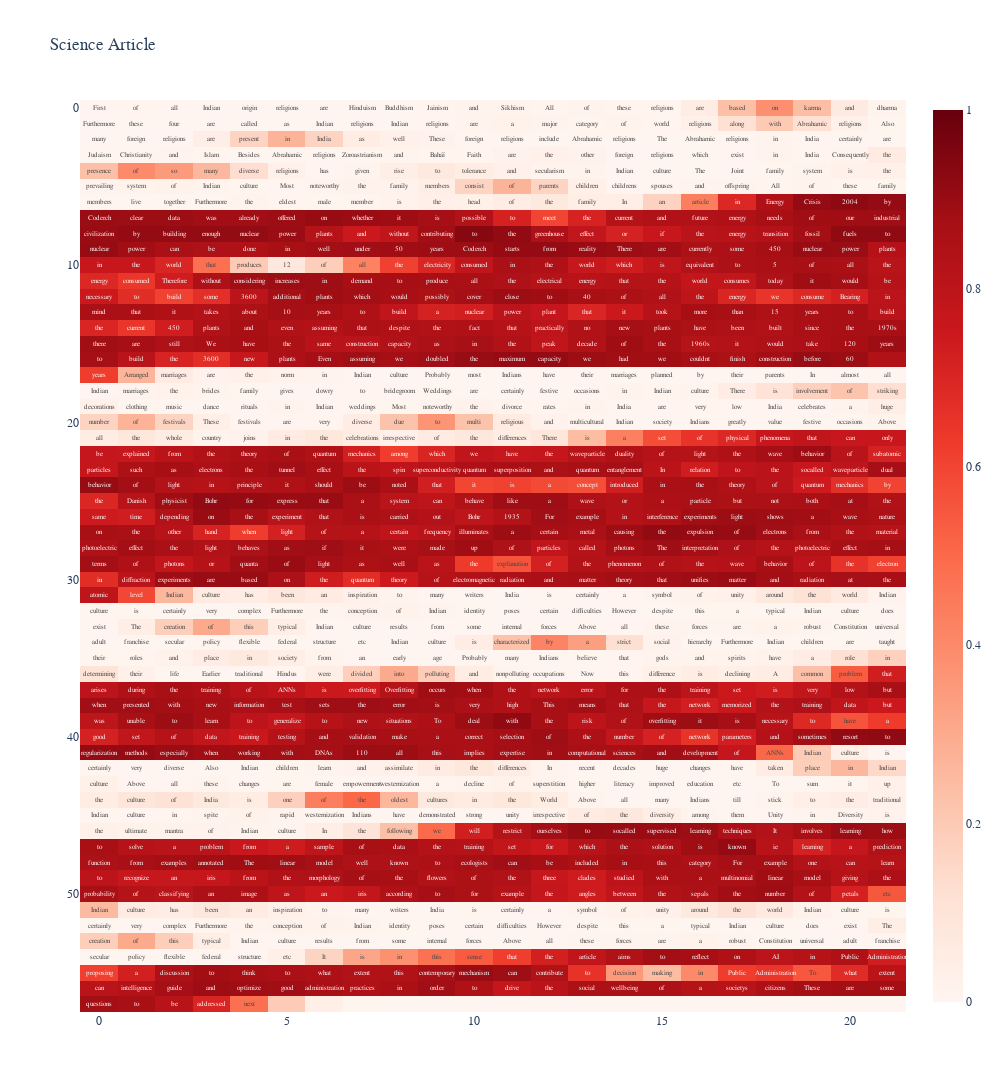

Notebook code for this chart:
### Markdown cell above
- Below this point, there are 5 ways to visualise/view the Results
- The ways are:
    - Suspicious Document Heatmap:
        - Entire Document broken into block of words
        - Plagiarised portions highlighted in varying shades of red
        - Hover over any Plagiarised Portion to reveal Original Source Document
    - Suspicious Document Textbox:
        - View entire Document
        - Two buttons Highlight and Exit
        - Click on Highlight to highlight plagiarised portions in Red
    - Pie Chart 1:
        - Displays Overall percentages of Plagiarism
    - Pie Chart 2:
        - Detailed Percentages of Plagiarism from each source
    - Table:
        - Table to display all details of Pie Chart 2 in tabular format (and a seperate one to view Suspicious Document)
        - Contains a column 'Source Language' to display language of Source Document
        - Has Clickable Link in 'Source' column which opens that Document in a seperate tab

### Code cell
# Show heatmap
fig.show()

### Figure 1 — Plotly figure (JSON) as saved in the notebook; plotly's stock layout.template omitted (floating-point values rounded to 4 significant figures; data arrays with more than 128 entries replaced by an {"elided": "..."} marker saying what was removed)
{"data": [{"colorscale": [[0, "rgb(255,245,240)"], [0.125, "rgb(254,224,210)"], [0.25, "rgb(252,187,161)"], [0.375, "rgb(252,146,114)"], [0.5, "rgb(251,106,74)"], [0.625, "rgb(239,59,44)"], [0.75, "rgb(203,24,29)"], [0.875, "rgb(165,15,21)"], [1, "rgb(103,0,13)"]], "customdata": {"elided": "58x22 str values"}, "dx": 1, "hovertemplate": "%{customdata} <br><b>Score:%{z:.3f}<extra></extra>", "text": {"elided": "58 rows, 1275 str values in total"}, "textfont": {"size": 7}, "texttemplate": "%{text}", "type": "heatmap", "x0": 0, "z": {"elided": "58x22 float values"}, "zmax": 1, "zmin": 0}], "layout": {"font": {"family": "sans-serif"}, "height": 1450, "title": {"text": "Science Article"}, "width": 1000, "yaxis": {"autorange": "reversed"}}}
